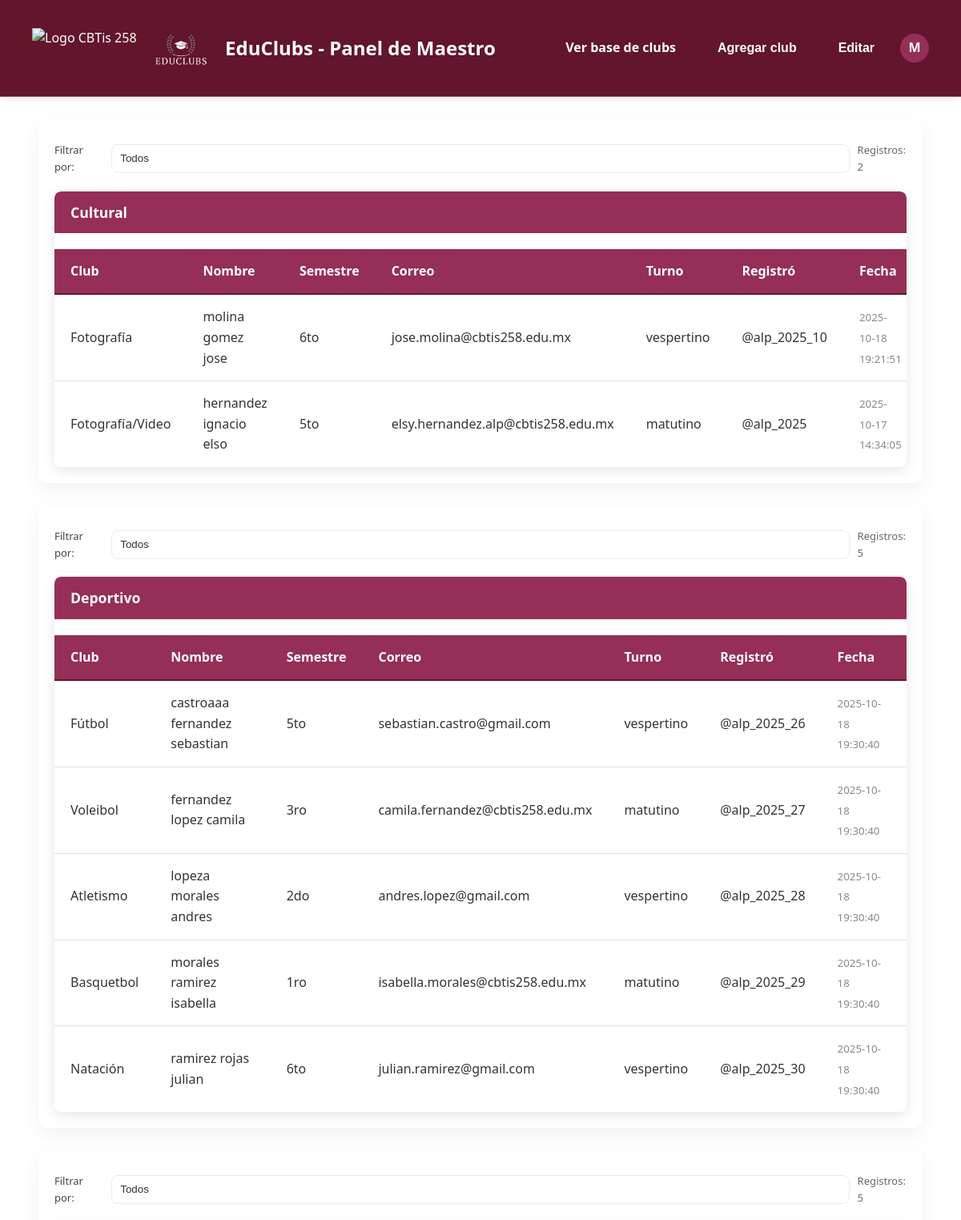
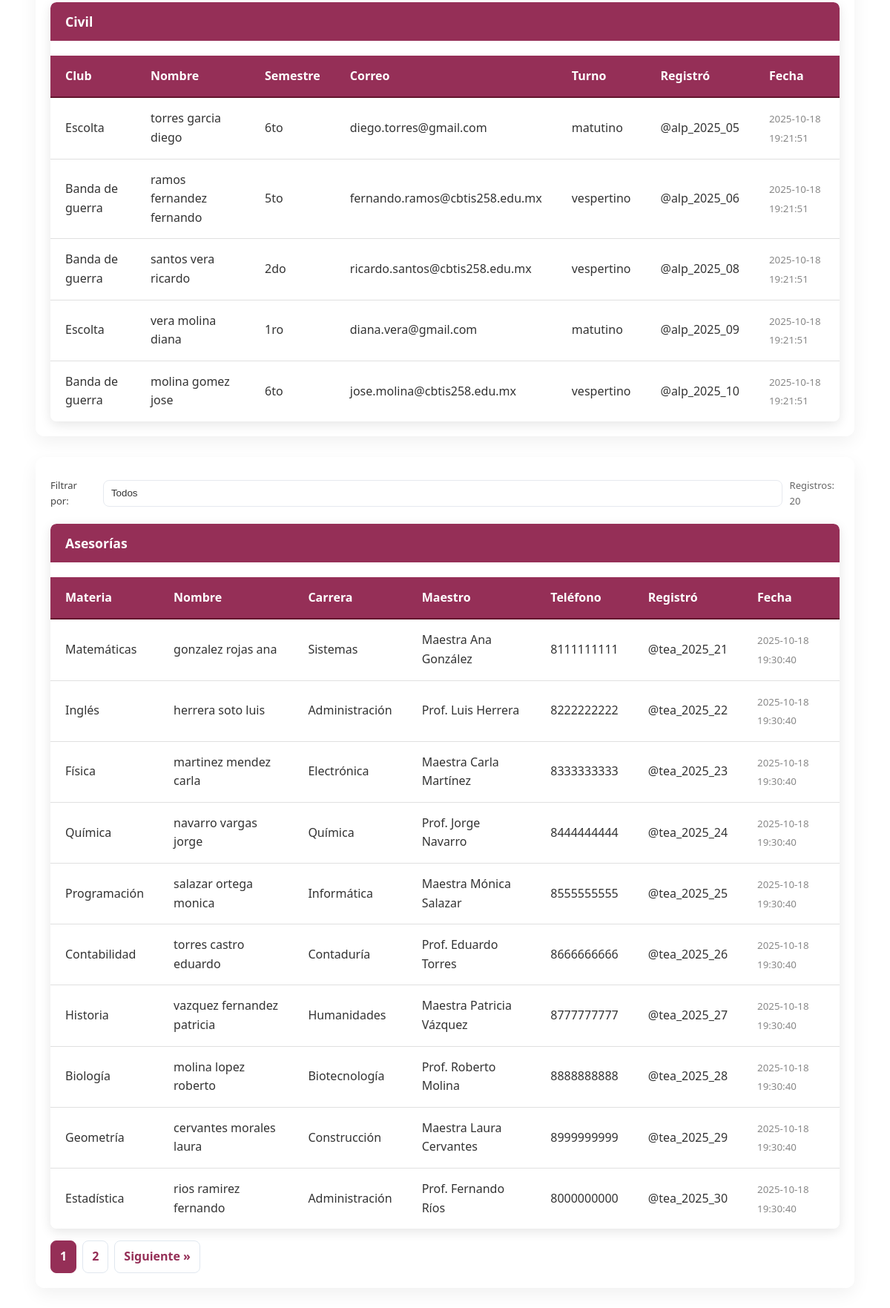
The page /teacher/dashboard.php (signed in) on the database its author committed (2 pictures, top to bottom).
### tables this page shows
CREATE TABLE `club_registrations` (
  `id` int(11) NOT NULL,
  `club_type` enum('cultural','deportivo','civil') NOT NULL,
  `club_name` varchar(150) NOT NULL,
  `paterno` varchar(100) NOT NULL,
  `materno` varchar(100) NOT NULL,
  `nombres` varchar(150) NOT NULL,
  `semestre` varchar(50) DEFAULT NULL,
  `correo` varchar(255) NOT NULL,
  `turno` varchar(50) DEFAULT NULL,
  `user_id` varchar(100) NOT NULL,
  `created_at` timestamp NOT NULL DEFAULT current_timestamp()
);

CREATE TABLE `tutoring_registrations` (
  `id` int(11) NOT NULL,
  `materia` varchar(150) NOT NULL,
  `paterno` varchar(100) NOT NULL,
  `materno` varchar(100) NOT NULL,
  `nombres` varchar(150) NOT NULL,
  `carrera` varchar(150) DEFAULT NULL,
  `turno` varchar(50) DEFAULT NULL,
  `maestro` varchar(150) DEFAULT NULL,
  `telefono` varchar(20) DEFAULT NULL,
  `user_id` varchar(100) NOT NULL,
  `created_at` timestamp NOT NULL DEFAULT current_timestamp()
);

### teacher/dashboard.php (the view, shortened to what this page needs)
<?php
require '../includes/config.php';
$user = $_SESSION['user'];
function getUniqueValues(PDO $pdo, string $table, string $column, string $where = null, array $whereParams = []) {
    $sql = "SELECT DISTINCT `$column` FROM `$table`";
    if ($where) $sql .= " WHERE $where";
    $sql .= " ORDER BY `$column` ASC";
    $stmt = $pdo->prepare($sql);
    $stmt->execute($whereParams);
    return array_map(function($r){ return $r[0]; }, $stmt->fetchAll(PDO::FETCH_NUM));
}
function getPaginated(PDO $pdo, string $table, string $whereBase, string $pageParam, ?string $filterValue = null) {
    $page = max(1, intval($_GET[$pageParam] ?? 1));
    $limit = 10;
    $offset = ($page - 1) * $limit;
    $params = [];
    $where = $whereBase;
    $countSql = "SELECT COUNT(*) FROM `$table` WHERE $where";
    $stmt = $pdo->prepare($countSql);
    $stmt->execute($params);
    $total = (int) $stmt->fetchColumn();
    $selectSql = "SELECT * FROM `$table` WHERE $where ORDER BY created_at DESC LIMIT ? OFFSET ?";
    $stmt = $pdo->prepare($selectSql);
    $idx = 1;
    $stmt->bindValue($idx++, (int)$limit, PDO::PARAM_INT);
    $stmt->bindValue($idx++, (int)$offset, PDO::PARAM_INT);
    $stmt->execute();
    $rows = $stmt->fetchAll(PDO::FETCH_ASSOC);
    return ['rows' => $rows, 'total' => $total, 'page' => $page, 'limit' => $limit];
}
function getPaginatedWithColumnFilter(PDO $pdo, string $table, string $whereBase, string $pageParam, ?string $filterColumn = null, ?string $filterValue = null) {
    $page = max(1, intval($_GET[$pageParam] ?? 1));
    $limit = 10;
    $offset = ($page - 1) * $limit;
    $params = [];
    $where = $whereBase;
    $countSql = "SELECT COUNT(*) FROM `$table` WHERE $where";
    $stmt = $pdo->prepare($countSql);
    $stmt->execute($params);
    $total = (int) $stmt->fetchColumn();
    $selectSql = "SELECT * FROM `$table` WHERE $where ORDER BY created_at DESC LIMIT ? OFFSET ?";
    $stmt = $pdo->prepare($selectSql);
    $idx = 1;
    $stmt->bindValue($idx++, (int)$limit, PDO::PARAM_INT);
    $stmt->bindValue($idx++, (int)$offset, PDO::PARAM_INT);
    $stmt->execute();
    $rows = $stmt->fetchAll(PDO::FETCH_ASSOC);
    return ['rows' => $rows, 'total' => $total, 'page' => $page, 'limit' => $limit];
}
$culturales = getUniqueValues($pdo, 'clubs', 'club_name', "club_type = 'cultural'");
$materias_asesoria = getUniqueValues($pdo, 'tutoring_registrations', 'materia');
$filter_cultural = trim($_GET['filter_cultural'] ?? '');
$filter_deportivo = trim($_GET['filter_deportivo'] ?? '');
$filter_civil     = trim($_GET['filter_civil'] ?? '');
$filter_asesoria  = trim($_GET['filter_asesoria'] ?? '');
$culturalData = getPaginated($pdo, 'club_registrations', "club_type = 'cultural'", 'page_cultural', $filter_cultural);
$deportivoData = getPaginated($pdo, 'club_registrations', "club_type = 'deportivo'", 'page_deportivo', $filter_deportivo);
$civilData     = getPaginated($pdo, 'club_registrations', "club_type = 'civil'", 'page_civil', $filter_civil);
$asesoriasData = getPaginatedWithColumnFilter($pdo, 'tutoring_registrations', "1=1", 'page_asesoria', 'materia', $filter_asesoria);
?>
<!doctype html>
<html lang="es">
<head>
  <link rel="stylesheet" href="https://cdnjs.cloudflare.com/ajax/libs/font-awesome/5.15.3/css/all.min.css">
  <link rel="stylesheet" href="../css/main-modern.css">
  <link rel="stylesheet" href="../css/table-styles.css?v=<?= time() ?>">
  <link rel="stylesheet" href="../css/notification.css?v=<?= time() ?>">
</head>
<body class="fade-in-content">
 <header class="main-header">
    <div class="logo">
        <img src="https://imgs.search.brave.com/iH58Yz2SiQN00OY9h2I7Efo09BFFa5heeAaEj_uNTsM/rs:fit:860:0:0:0/g:ce/aHR0cHM6Ly9jYnRp/czI1OC5lZHUubXgv/d3AtY29udGVudC91/cGxvYWRzLzIwMjQv/MDgvY2J0aXMyNTgt/bG9nby5wbmc" alt="Logo CBTis 258" style="height: 50px; margin-right: 15px;">
<img src="../admin/assets/img/logo1.png" alt="Logo EduClubs" style="height: 80px; margin-right: 15px;">
        <span>EduClubs - Panel de Maestro</span>
    </div>
  <div class="header-actions">
    <a href="../view_clubs.php" class="btn">Ver base de clubs</a>
    <button id="openModalBtn" class="btn" type="button" aria-haspopup="dialog" onclick="document.getElementById('modal').classList.add('show');document.body.style.overflow='hidden'"> Agregar club</button>
    <button id="toggleEditBtn" class="btn" type="button">Editar</button>
    <div class="usericon">
      <div class="avatar"><?=strtoupper($user['username'][0] ?? 'U')?></div>
    </div>
  </div>
 </header>
  <div class="container fade-in-content">
    <?php
    function renderTable($title, $data, $columns, $pageParam, $filterParam = null, $filterOptions = []) {
      $currentParams = $_GET; unset($currentParams['success'], $currentParams['error']);
      $cardId = strtolower(str_replace(['í', ' '], ['i', '-'], $title));
      echo "<div class='card fade-in-content' id='card-" . htmlspecialchars($cardId) . "' data-card='" . htmlspecialchars($title) . "'>";
      if ($filterParam !== null) {
        echo "<div class='filter-row'>";
        echo "<label style='font-size:13px;color:#444;margin-right:6px;'>Filtrar por:</label>";
        echo "<select class='filter-select' data-param='".htmlspecialchars($filterParam)."'>";
        echo "<option value='__all__'>Todos</option>";
        echo "</select>";
        echo "<div style='margin-left:auto;color:#666;font-size:13px;'>Registros: " . intval($data['total'] ?? 0) . "</div>";
        echo "</div>";
      } else {
        echo "<div style='margin-top:6px;color:#666;font-size:13px;'>Registros: " . intval($data['total'] ?? 0) . "</div>";
      }
      if (empty($data['rows'])) {
        echo "<p>No hay registros disponibles.</p>";
      } else {
        echo "<div class='table-container'>";
        echo "<div class='table-header'><h4>" . htmlspecialchars($title) . "</h4></div>";
        echo "<table class='styled-table'><thead><tr>";
        foreach ($columns as $key => $label) echo "<th>" . htmlspecialchars($label) . "</th>";
        echo "</tr></thead><tbody>";
        foreach ($data['rows'] as $r) {
          $id = htmlspecialchars($r['id'] ?? '');
          $nombre_full = trim(($r['paterno'] ?? '') . ' ' . ($r['materno'] ?? '') . ' ' . ($r['nombres'] ?? ''));
          echo "<tr data-id='$id'>";
          foreach ($columns as $key => $label) {
            if ($key === 'nombre') {
              echo "<td data-label='" . htmlspecialchars($label) . "' data-col='nombre'>" . htmlspecialchars($nombre_full) . "</td>";
            } elseif ($key === 'fecha') {
              echo "<td data-label='" . htmlspecialchars($label) . "'><small class='gray'>" . htmlspecialchars($r['created_at'] ?? '') . "</small></td>";
            } else {
              echo "<td data-label='" . htmlspecialchars($label) . "' data-col='".htmlspecialchars($key)."'>" . htmlspecialchars($r[$key] ?? '') . "</td>";
            }
          }
          echo "</tr>";
        }
        echo "</tbody></table>";
        echo "</div>";
        $totalPages = max(1, ceil(intval($data['total']) / max(1, intval($data['limit'] ?? 10))));
        $currentPage = max(1, intval($data['page'] ?? 1));
        if ($totalPages > 1) {
          echo "<div class='pagination'>";
          $params = $currentParams;
          for ($i = 1; $i <= $totalPages; $i++) {
            $params[$pageParam] = $i;
            $active = ($currentPage == $i) ? 'active' : '';
            echo "<a href='?" . http_build_query($params) . "' class='$active'>$i</a>";
          }
          if ($currentPage < $totalPages) {
            $params[$pageParam] = $currentPage + 1;
            echo "<a href='?" . http_build_query($params) . "'>Siguiente &raquo;</a>";
          }
          echo "</div>";
        }
      }
      echo "</div>";
    }
    renderTable('Cultural', $culturalData, [
      'club_name' => 'Club',
      'nombre' => 'Nombre',
      'semestre' => 'Semestre',
      'correo' => 'Correo',
      'turno' => 'Turno',
      'user_id' => 'Registró',
      'fecha' => 'Fecha'
    ], 'page_cultural', 'filter_cultural', $culturales);
    renderTable('Asesorías', $asesoriasData, [
      'materia' => 'Materia',
      'nombre' => 'Nombre',
      'carrera' => 'Carrera',
      'maestro' => 'Maestro',
      'telefono' => 'Teléfono',
      'user_id' => 'Registró',
      'fecha' => 'Fecha'
    ], 'page_asesoria', 'filter_asesoria', $materias_asesoria);
    ?>
  </div>
</body>
</html>

### css/main-modern.css (style rules this page uses)
:root { --primary-color: #952f57; --secondary-color: #62152d; --accent-color: #4D0011; --text-color-light: #ffffff; --text-color-dark: #333; --bg-color: #f4f7fa; --container-bg: rgba(255, 255, 255, 0.6); --header-bg: linear-gradient(135deg, var(--primary-color), var(--secondary-color)); --button-primary-bg: linear-gradient(90deg, var(--accent-color), var(--secondary-color)); --button-primary-hover-bg: linear-gradient(90deg, var(--secondary-color), var(--accent-color)); --shadow-color: rgba(0, 0, 0, 0.1); --bg1: #f9e6e6; --bg2: #e8d1d1; }
* { margin: 0; padding: 0; box-sizing: border-box; }
body { font-family: 'Poppins', sans-serif; background: linear-gradient(135deg, var(--bg1), var(--bg2)); color: var(--text-color-dark); line-height: 1.6; min-height: 100vh; background-image: url('../maestros/assets/img/img-3.png'); background-size: cover; background-attachment: fixed; }
.main-header { background: var(--primary-color); color: var(--text-color-light); padding: 20px 40px; display: flex; justify-content: space-between; align-items: center; box-shadow: 0 2px 10px var(--shadow-color); border-bottom: 1px solid rgba(255, 255, 255, 0.3); }
.main-header .logo { display: flex; align-items: center; }
.main-header .logo img { height: 50px; margin-right: 15px; }
.main-header .logo span { font-size: 24px; font-weight: 700; color: #fff; }
.btn { text-decoration: none; color: var(--text-color-light); background: var(--button-primary-bg); padding: 12px 25px; border-radius: 25px; font-weight: 600; border: none; cursor: pointer; transition: all 0.3s ease; box-shadow: 0 4px 15px rgba(0, 0, 0, 0.2); display: inline-block; font-size: 1rem; text-align: center; }
table { width: 100%; border-collapse: collapse; margin-top: 20px; }
table th, table td { padding: 12px 15px; text-align: left; border-bottom: 1px solid #dee2e6; }
table th { background-color: var(--accent-color); color: var(--text-color-light); font-weight: 600; }
.fade-in-content { animation: fadeIn 0.6s ease-out forwards; }

### css/table-styles.css (style rules this page uses)
:root { --table-header-bg: #f9e6e6; --table-border-color: #e0e0e0; --table-row-hover-bg: #f1f1f1; --primary-color: #62152d; --secondary-color: #952f57; }
.table-container { overflow-x: auto; margin-top: 20px; border-radius: 8px; box-shadow: 0 4px 15px rgba(0, 0, 0, 0.1); background-color: #fff; }
.styled-table { width: 100%; border-collapse: separate; border-spacing: 0; }
.styled-table thead th { background-color: var(--secondary-color); color: #ffffff; font-weight: 600; padding: 15px 20px; text-align: left; border-bottom: 2px solid var(--primary-color); }
.styled-table tbody td { padding: 15px 20px; border-bottom: 1px solid var(--table-border-color); color: #333; vertical-align: middle; }
.styled-table tbody tr { position: relative; transition: background-color 0.3s ease; }
.styled-table tbody tr:last-child td { border-bottom: none; }
.table-header { background: var(--secondary-color); color: #fff; padding: 12px 20px; border-top-left-radius: 8px; border-top-right-radius: 8px; text-align: left; }
.table-header h4 { margin: 0; font-size: 1.1rem; font-weight: 600; }

### css/notification.css (style rules this page uses)
:root { --notification-success-bg: #e8f5e9; --notification-success-icon: #2e7d32; --notification-error-bg: #ffebee; --notification-error-icon: #c62828; --notification-info-bg: #e3f2fd; --notification-info-icon: #1565c0; --notification-warning-bg: #fff3e0; --notification-warning-icon: #ef6c00; }

### rows shown on the page
club_registrations: club_name "Fotografía", nombre_full "molina gomez jose", semestre "6to", correo "jose.molina@cbtis258.edu.mx", turno "vespertino", user "@alp_2025_10", created_at "2025-10-18 19:21:51"
club_registrations: club_name "Fotografía/Video", nombre_full "hernandez ignacio elso", semestre "5to", correo "elsy.hernandez.alp@cbtis258.edu.mx", turno "matutino", user "@alp_2025", created_at "2025-10-17 14:34:05"
club_registrations: club_name "Fútbol", nombre_full "castroaaa fernandez sebastian", semestre "5to", correo "sebastian.castro@gmail.com", turno "vespertino", user "@alp_2025_26", created_at "2025-10-18 19:30:40"
club_registrations: club_name "Voleibol", nombre_full "fernandez lopez camila", semestre "3ro", correo "camila.fernandez@cbtis258.edu.mx", turno "matutino", user "@alp_2025_27", created_at "2025-10-18 19:30:40"
club_registrations: club_name "Atletismo", nombre_full "lopeza morales andres", semestre "2do", correo "andres.lopez@gmail.com", turno "vespertino", user "@alp_2025_28", created_at "2025-10-18 19:30:40"
club_registrations: club_name "Basquetbol", nombre_full "morales ramirez isabella", semestre "1ro", correo "isabella.morales@cbtis258.edu.mx", turno "matutino", user "@alp_2025_29", created_at "2025-10-18 19:30:40"
club_registrations: club_name "Natación", nombre_full "ramirez rojas julian", semestre "6to", correo "julian.ramirez@gmail.com", turno "vespertino", user "@alp_2025_30", created_at "2025-10-18 19:30:40"
club_registrations: club_name "Escolta", nombre_full "torres garcia diego", semestre "6to", correo "diego.torres@gmail.com", turno "matutino", user "@alp_2025_05", created_at "2025-10-18 19:21:51"
club_registrations: club_name "Banda de guerra", nombre_full "ramos fernandez fernando", semestre "5to", correo "fernando.ramos@cbtis258.edu.mx", turno "vespertino", user "@alp_2025_06", created_at "2025-10-18 19:21:51"
club_registrations: club_name "Banda de guerra", nombre_full "santos vera ricardo", semestre "2do", correo "ricardo.santos@cbtis258.edu.mx", turno "vespertino", user "@alp_2025_08", created_at "2025-10-18 19:21:51"
club_registrations: club_name "Escolta", nombre_full "vera molina diana", semestre "1ro", correo "diana.vera@gmail.com", turno "matutino", user "@alp_2025_09", created_at "2025-10-18 19:21:51"
club_registrations: club_name "Banda de guerra", nombre_full "molina gomez jose", semestre "6to", correo "jose.molina@cbtis258.edu.mx", turno "vespertino", user "@alp_2025_10", created_at "2025-10-18 19:21:51"
tutoring_registrations: materia "Matemáticas", nombre_full "gonzalez rojas ana", carrera "Sistemas", maestro "Maestra Ana González", telefono "8111111111", user "@tea_2025_21", created_at "2025-10-18 19:30:40"
tutoring_registrations: materia "Inglés", nombre_full "herrera soto luis", carrera "Administración", maestro "Prof. Luis Herrera", telefono "8222222222", user "@tea_2025_22", created_at "2025-10-18 19:30:40"
tutoring_registrations: materia "Física", nombre_full "martinez mendez carla", carrera "Electrónica", maestro "Maestra Carla Martínez", telefono "8333333333", user "@tea_2025_23", created_at "2025-10-18 19:30:40"
tutoring_registrations: materia "Química", nombre_full "navarro vargas jorge", carrera "Química", maestro "Prof. Jorge Navarro", telefono "8444444444", user "@tea_2025_24", created_at "2025-10-18 19:30:40"
tutoring_registrations: materia "Programación", nombre_full "salazar ortega monica", carrera "Informática", maestro "Maestra Mónica Salazar", telefono "8555555555", user "@tea_2025_25", created_at "2025-10-18 19:30:40"
tutoring_registrations: materia "Contabilidad", nombre_full "torres castro eduardo", carrera "Contaduría", maestro "Prof. Eduardo Torres", telefono "8666666666", user "@tea_2025_26", created_at "2025-10-18 19:30:40"
tutoring_registrations: materia "Historia", nombre_full "vazquez fernandez patricia", carrera "Humanidades", maestro "Maestra Patricia Vázquez", telefono "8777777777", user "@tea_2025_27", created_at "2025-10-18 19:30:40"
tutoring_registrations: materia "Biología", nombre_full "molina lopez roberto", carrera "Biotecnología", maestro "Prof. Roberto Molina", telefono "8888888888", user "@tea_2025_28", created_at "2025-10-18 19:30:40"
tutoring_registrations: materia "Geometría", nombre_full "cervantes morales laura", carrera "Construcción", maestro "Maestra Laura Cervantes", telefono "8999999999", user "@tea_2025_29", created_at "2025-10-18 19:30:40"
tutoring_registrations: materia "Estadística", nombre_full "rios ramirez fernando", carrera "Administración", maestro "Prof. Fernando Ríos", telefono "8000000000", user "@tea_2025_30", created_at "2025-10-18 19:30:40"

### other values the page prints
$user['username'][0] "M"
$data['total'] "2 5 5 20"
$title "Cultural Deportivo Civil Asesorías"
$label "Club"
$label "Nombre"
$label "Semestre"
$label "Correo"
$label "Turno"
$label "Registró"
$label "Fecha"
$label "Materia"
$label "Carrera"
$label "Maestro"
$label "Teléfono"
